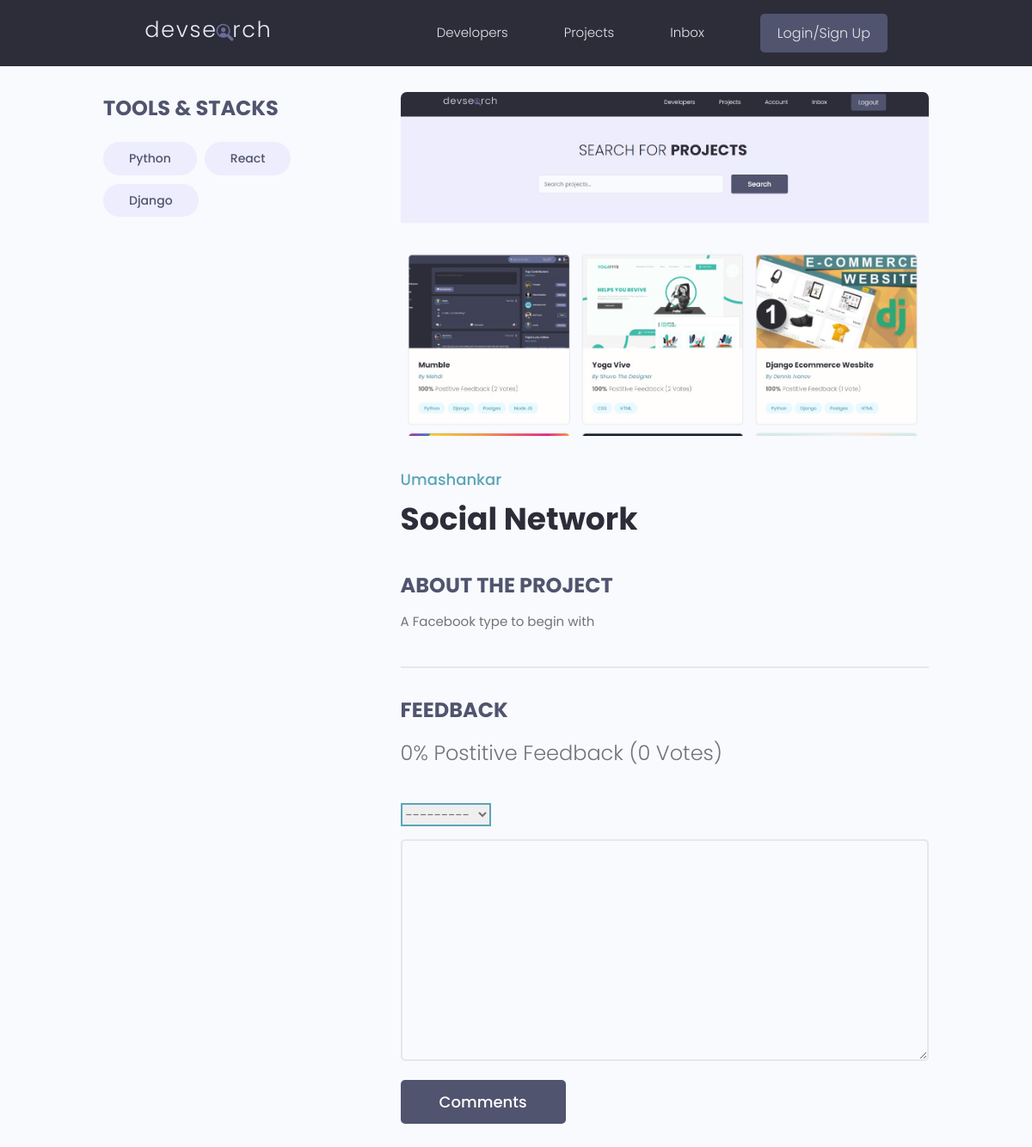
/projects/project/bae6c349-1ada-475e-91c3-fe7d41831f34/, run on the app's committed database.
### projects/models.py (models this page shows, shortened)
class Tag(models.Model):
    name = models.CharField(max_length=200)
    created = models.DateTimeField(auto_now_add=True)
    id = models.UUIDField(default=uuid.uuid4, unique=True,
                          primary_key=True, editable=False)
    def __str__(self):
        return self.name

class Projects(models.Model):
    owner = models.ForeignKey(
        Profile, null=True, blank=True, on_delete=models.SET_NULL)
    title = models.CharField(max_length=200)
    description = models.TextField(blank=True, null=True)
    featured_image = models.ImageField(
        null=True, blank=True, default='default.jpg')
    demmo_link = models.CharField(max_length=1000, blank=True, null=True)
    source_link = models.CharField(max_length=200, null=True, blank=True)
    tags = models.ManyToManyField('Tag', blank=True)
    vote_total = models.IntegerField(default=0, null=True, blank=True)
    vote_ratio = models.IntegerField(default=0, null=True, blank=True)
    created = models.DateTimeField(auto_now_add=True)
    id = models.UUIDField(default=uuid.uuid4, unique=True,
                          primary_key=True, editable=False)
    class Meta:
        ordering = ['-created']

class Review(models.Model):
    VOTE_TYPE = (
        ('up', 'Up Vote'),
        ('down', 'Down Vote')
    )
    owner = models.ForeignKey(Profile, on_delete=models.CASCADE, null=True)
    project = models.ForeignKey(Projects, on_delete=models.CASCADE)
    body = models.TextField(null=True, blank=True)
    value = models.CharField(max_length=200, choices=VOTE_TYPE)
    created = models.DateTimeField(auto_now_add=True)
    id = models.UUIDField(default=uuid.uuid4, unique=True,
                          primary_key=True, editable=False)
    class Meta:
        unique_together = [['owner', 'project']]

### users/models.py (models this page shows, shortened)
class Profile(models.Model):
    user = models.OneToOneField(
        User, on_delete=models.CASCADE, null=True, blank=True)
    name = models.CharField(max_length=200, null=True, blank=True)
    email = models.EmailField(max_length=200, null=True, blank=True)
    username = models.CharField(max_length=200, null=True, blank=True)
    location = models.CharField(max_length=200, null=True, blank=True)
    short_intro = models.CharField(max_length=200, null=True, blank=True)
    bio = models.TextField(blank=True, null=True)
    profile_image = models.ImageField(
        null=True, blank=True, upload_to='profiles/', default="profiles/user-default.png")
    social_github = models.CharField(max_length=200, null=True, blank=True)
    social_twitter = models.CharField(max_length=200, null=True, blank=True)
    social_linkedin = models.CharField(max_length=200, null=True, blank=True)
    social_youtube = models.CharField(max_length=200, null=True, blank=True)
    social_website = models.CharField(max_length=200, null=True, blank=True)
    created = models.DateTimeField(auto_now_add=True)
    id = models.UUIDField(default=uuid.uuid4, unique=True,
                          primary_key=True, editable=False)

### projects/views.py (the view, shortened to what this page needs)
# urls.py: path('project/<str:pk>/', views.project, name="project"),
def project(request, pk):
    projectObj = Projects.objects.get(id=pk)
    form = ReviewForm()
    context = {'project': projectObj, 'form': form}
    return render(request, 'projects/single-project.html', context)

### projects/forms.py
class ReviewForm(ModelForm):
    class Meta:
        model = Review
        fields = ['value', 'body']
        labels = {
            'value': 'Place your vote',
            'body': 'Add a comment to your vote'
        }
    def __init__(self, *args, **kwargs):
        super(ReviewForm, self).__init__(*args, **kwargs)
        self.fields['body'].widget.attrs.update(
            {'class': 'input'}
        )
        self.fields['value'].widget.attrs.update(
            {'class': 'input'}
        )

### projects/templates/projects/single-project.html (shortened to what this page needs)
{% extends 'main.html' %}
{% block content %}
    <main class="singleProject my-md">
        <div class="container">
            <div class="layout">
                <div class="column column--1of3">
                    <h3 class="singleProject__subtitle">Tools & Stacks</h3>
                    <div class="singleProject__toolStack">
                        {% for tag in project.tags.all %}
                        <span class="tag tag--pill tag--sub tag--lg">
                            <small>{{tag}}</small>
                        </span>
                        {% endfor %}
                    </div>
                </div>
                <div class="column column--2of3">
                    <img class="singleProject__preview" src="{{ project.featured_image.url }}" alt="portfolio thumbnail" />
                    <a href="profile.html" class="singleProject__developer">{{project.owner.name}}</a>
                    <h2 class="singleProject__title">{{project.title}}</h2>
                    <h3 class="singleProject__subtitle">About the Project</h3>
                    <div class="singleProject__info">
                        {{project.description}}
                    </div>
                    <div class="comments">
                        <h3 class="singleProject__subtitle">Feedback</h3>
                        <h5 class="project--rating">
                            {{project.vote_ratio}}% Postitive Feedback ({{project.vote_total}} Vote{{project.vote_total|pluralize:"s"}})
                        </h5>
                        <form class="form" action="{% url 'project' project.id %}" method="POST">
                            {% for field in form %}
                            <div class="form__field">
                                    {{field}}
                            </div>
                            {% endfor %}
                            <input class="btn btn--sub btn--lg" type="submit" value="Comments" />
                        </form>
                    </div>
                </div>
            </div>
        </div>
    </main>
{% endblock %}

### static/styles/app.css (style rules this page uses)
:root { --color-sub: #2d2d39; }
.btn--sub { background-color: var(--color-sub-light); }
img { width: 100%; }
.singleProject .column--1of3 { order: 2; }
@media screen and (min-width: 1081px) { .singleProject .column--1of3 { order: 1; } }
@media screen and (min-width: 1081px) { .singleProject .column--2of3 { order: 2; } }
.singleProject__toolStack { margin-top: 2rem; margin-bottom: 4rem; }
.singleProject__preview { height: 50vh; object-fit: cover; object-position: top center; margin-bottom: 3rem; border-radius: 0.7rem; }
.singleProject__developer { font-size: 1.8rem; font-weight: 500; }
.singleProject__title { font-size: 3.6rem; font-weight: 700; color: var(--color-sub); margin-bottom: 3rem; }
.project--rating { margin-bottom: 1.6em; margin-top: .5em; }
.singleProject__subtitle { text-transform: uppercase; font-size: 2.4rem; font-weight: 700; color: var(--color-sub-light); margin-bottom: 1rem; }
.comments { margin-top: 4rem; padding-top: 3rem; border-top: 2px solid var(--color-light); }

### static/uikit/styles/modules/_variables.css (style rules this page uses)
:root { --color-main: #5aa5b9; --color-main-light: #e6faff; --color-sub: #3f4156; --color-sub-light: #51546e; --color-sub-lighter: #ededfd; --color-text: #737373; --color-gray: #8b8b8b; --color-light: #e5e7eb; --color-light-gray: #767676; --color-bg: #f8fafd; --color-white: #fffefd; --color-white-light: #f3f3f3; --color-success: #359e64; --color-success-bg: #def8e8; --color-error: #fc4b0b; --color-error-bg: #fff2ee; --font-base: 'Poppins', arial, helvetica, 'Segoe UI', roboto, ubuntu, sans-serif; --font-monospace: 'Fira Code', 'Courier New', courier, monospace; --font-regular: 300; --font-medium: 500; --font-bold: 700; --generic-shadow: 1px 1px 5px #00000010; --generic-transition: all 0.3s ease-in-out; }

### static/uikit/styles/modules/_base.css (style rules this page uses)
* { margin: 0; padding: 0; box-sizing: border-box; text-rendering: optimizeLegibility; color: inherit; font-size: inherit; }
html { font-size: 50%; }
@media only screen and (min-width: 480px) { html { font-size: 56.25%; } }
@media only screen and (min-width: 1200px) { html { font-size: 62.5%; } }
body { line-height: 1.6; font-weight: 400; font-size: 1.5rem; color: var(--color-text); background-color: var(--color-bg); min-height: 100vh; }

### static/uikit/styles/modules/_typography.css (style rules this page uses)
* { font-family: var(--font-base); }
h2 { font-size: 3.6rem; font-weight: var(--font-bold); }
h3 { font-size: 3.2rem; font-weight: var(--font-medium); }
h5 { font-size: 2.4rem; font-weight: var(--font-medium); }
h5, h6 { font-weight: var(--font-regular); }
p, span, strong { font-size: 1.6rem; color: var(--color-text); font-weight: var(--font-regular); }
a { padding-bottom: 2px; text-decoration: none; display: inline-block; color: var(--color-main); font-weight: var(--font-medium); }

### static/uikit/styles/modules/_utilities.css (style rules this page uses)
.container { width: 92%; max-width: 165rem; margin: 0 auto; box-sizing: border-box; }
@media screen and (min-width: 1000px) { .container { width: 90%; } }
@media screen and (min-width: 1200px) { .container { width: 80%; } }
.my-md { margin: 3rem auto; }

### static/uikit/styles/modules/_button.css (style rules this page uses)
.btn { display: inline-block; position: relative; cursor: pointer; background-color: var(--color-light); font-weight: var(--font-medium); color: var(--color-sub); text-decoration: none; padding: 1rem 2rem; border-radius: 0.5rem; border: none; width: -webkit-fit-content; width: -moz-fit-content; width: fit-content; height: -webkit-fit-content; height: -moz-fit-content; height: fit-content; font-size: 1.6rem; outline-width: 0; outline-color: transparent; -webkit-backface-visibility: hidden; backface-visibility: hidden; transition: all 0.3s ease-in-out; }
.btn--sub { background-color: var(--color-sub); color: var(--color-white); }
.btn--lg { font-size: 1.8rem; padding: 1.2rem 4.5rem; }

### static/uikit/styles/modules/_form.css (style rules this page uses)
.form { display: block; }
.form__field { margin-top: 1.5rem; margin-bottom: 1.5rem; }
input.input[type='text'], input.input[type='email'], input.input[type='password'], input.input[type='number'], textarea.input { min-width: 24rem; width: 100%; padding: 1.2rem 1.5rem; border-radius: 0.5rem; border: 2px solid var(--color-light); transition: all 0.3s ease-in-out; background-color: var(--color-bg); }
input.input[type='text']:focus, input.input[type='email']:focus, input.input[type='password']:focus, input.input[type='number']:focus, input.input[type='text']:active, input.input[type='email']:active, input.input[type='password']:active, input.input[type='number']:active, select.input, textarea.input:focus, textarea.input:active { outline: none; border: 2px solid var(--color-main); }

### data on the page
Tag: name "Python"
Tag: name "React"
Tag: name "Django"
Projects: featured_image (picture), owner.name "Umashankar", title "Social Network", description "A Facebook type to begin with", vote_ratio "0", vote_total "0"
